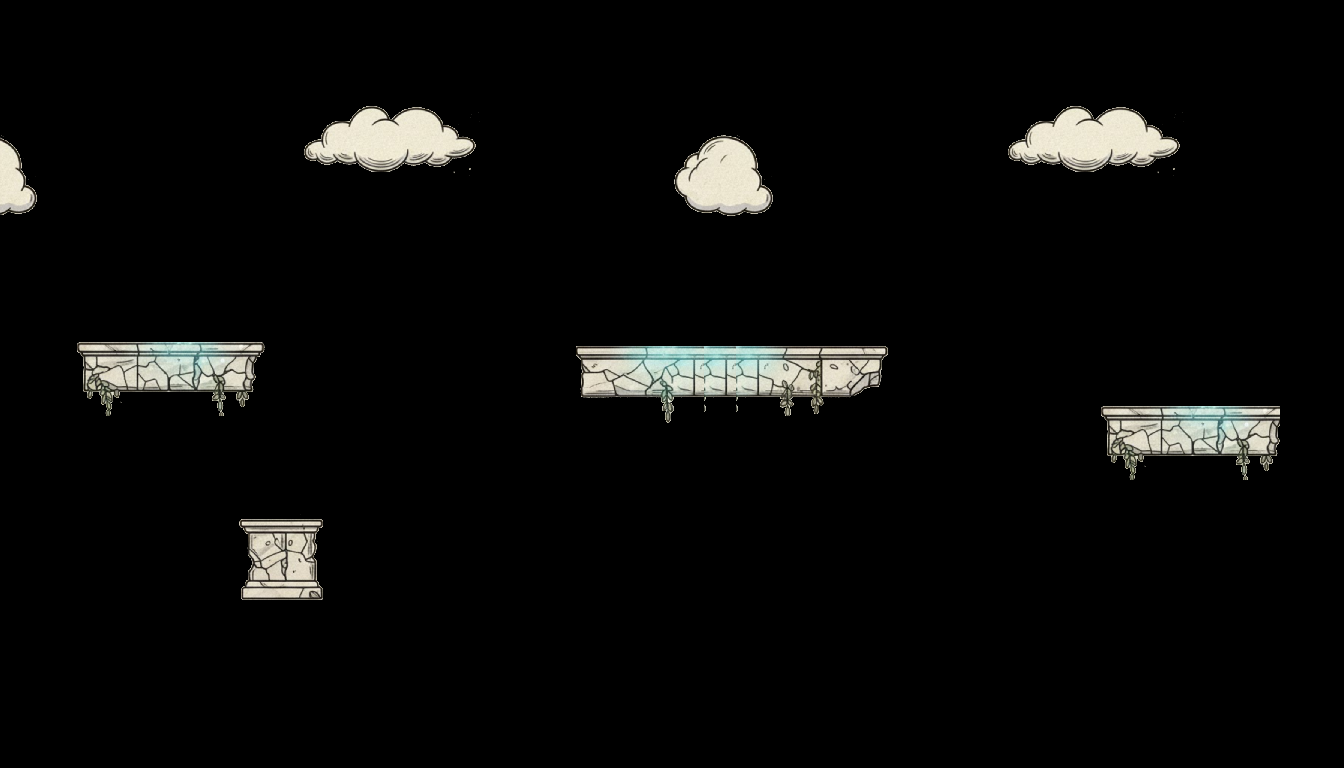

Rendered tile map (Tiled .tmx) drawn with the repository's tilesets; below, a short description and the full map source, tile grids included:
An orthogonal 42x24 tile map with 32x32 px tiles, 1 tile layer (Camada de Blocos 1).

<map version="1.10" tiledversion="1.11.2" orientation="orthogonal" renderorder="right-down" width="42" height="24" tilewidth="32" tileheight="32" infinite="0" nextlayerid="2" nextobjectid="1">
 <tileset firstgid="1" name="tileSetCeu" tilewidth="32" tileheight="32" tilecount="1008" columns="42">
  <image source="../../Sprites/Bosses/BossNayan/background/tileSetCeu.png" width="1344" height="768" />
 </tileset>
 <layer id="1" name="Camada de Blocos 1" width="42" height="24">
  <data encoding="csv">
0,0,0,0,0,0,0,0,0,0,0,0,0,0,0,0,0,0,0,0,0,0,0,0,0,0,0,0,0,0,0,0,0,0,0,0,0,0,0,0,0,0,
0,0,0,0,0,0,0,0,0,0,0,0,0,0,0,0,0,0,0,0,0,0,0,0,0,0,0,0,0,0,0,0,0,0,0,0,0,0,0,0,0,0,
0,0,0,0,0,0,0,0,0,0,0,0,0,0,0,0,0,0,0,0,0,0,0,0,0,0,0,0,0,0,0,0,0,0,0,0,0,0,0,0,0,0,
0,0,0,0,0,0,0,0,0,414,415,416,417,418,419,0,0,0,0,0,0,0,0,0,0,0,0,0,0,0,0,414,415,416,417,418,419,0,0,0,0,0,
713,714,0,0,0,0,0,0,0,456,457,458,459,460,461,0,0,0,0,0,0,711,712,713,714,0,0,0,0,0,0,456,457,458,459,460,461,0,0,0,0,0,
755,756,0,0,0,0,0,0,0,498,499,500,501,502,503,0,0,0,0,0,0,753,754,755,756,0,0,0,0,0,0,498,499,500,501,502,503,0,0,0,0,0,
797,798,0,0,0,0,0,0,0,0,0,0,0,0,0,0,0,0,0,0,0,795,796,797,798,0,0,0,0,0,0,0,0,0,0,0,0,0,0,0,0,0,
0,0,0,0,0,0,0,0,0,0,0,0,0,0,0,0,0,0,0,0,0,0,0,0,0,0,0,0,0,0,0,0,0,0,0,0,0,0,0,0,0,0,
0,0,0,0,0,0,0,0,0,0,0,0,0,0,0,0,0,0,0,0,0,0,0,0,0,0,0,0,0,0,0,0,0,0,0,0,0,0,0,0,0,0,
0,0,0,0,0,0,0,0,0,0,0,0,0,0,0,0,0,0,0,0,0,0,0,0,0,0,0,0,0,0,0,0,0,0,0,0,0,0,0,0,0,0,
0,0,253,254,255,256,257,258,259,0,0,0,0,0,0,0,0,0,421,422,423,424,424,424,425,426,427,428,0,0,0,0,0,0,0,0,0,0,0,0,0,0,
0,0,295,296,297,298,299,300,301,0,0,0,0,0,0,0,0,0,463,464,465,466,466,466,467,468,469,470,0,0,0,0,0,0,0,0,0,0,0,0,0,0,
0,0,337,338,339,340,341,342,343,0,0,0,0,0,0,0,0,0,505,506,507,508,508,508,509,510,511,512,0,0,0,0,0,0,253,254,255,256,257,258,0,0,
0,0,0,0,0,0,0,0,0,0,0,0,0,0,0,0,0,0,0,0,549,0,0,0,0,0,0,0,0,0,0,0,0,0,295,296,297,298,299,300,0,0,
0,0,0,0,0,0,0,0,0,0,0,0,0,0,0,0,0,0,0,0,0,0,0,0,0,0,0,0,0,0,0,0,0,0,337,338,339,340,341,342,0,0,
0,0,0,0,0,0,0,0,0,0,0,0,0,0,0,0,0,0,0,0,0,0,0,0,0,0,0,0,0,0,0,0,0,0,0,0,0,0,0,0,0,0,
0,0,0,0,0,0,0,715,716,717,718,0,0,0,0,0,0,0,0,0,0,0,0,0,0,0,0,0,0,0,0,0,0,0,0,0,0,0,0,0,0,0,
0,0,0,0,0,0,0,757,758,759,760,0,0,0,0,0,0,0,0,0,0,0,0,0,0,0,0,0,0,0,0,0,0,0,0,0,0,0,0,0,0,0,
0,0,0,0,0,0,0,799,800,801,802,0,0,0,0,0,0,0,0,0,0,0,0,0,0,0,0,0,0,0,0,0,0,0,0,0,0,0,0,0,0,0,
0,0,0,0,0,0,0,0,0,0,0,0,0,0,0,0,0,0,0,0,0,0,0,0,0,0,0,0,0,0,0,0,0,0,0,0,0,0,0,0,0,0,
0,0,0,0,0,0,0,0,0,0,0,0,0,0,0,0,0,0,0,0,0,0,0,0,0,0,0,0,0,0,0,0,0,0,0,0,0,0,0,0,0,0,
0,0,0,0,0,0,0,0,0,0,0,0,0,0,0,0,0,0,0,0,0,0,0,0,0,0,0,0,0,0,0,0,0,0,0,0,0,0,0,0,0,0,
0,0,0,0,0,0,0,0,0,0,0,0,0,0,0,0,0,0,0,0,0,0,0,0,0,0,0,0,0,0,0,0,0,0,0,0,0,0,0,0,0,0,
0,0,0,0,0,0,0,0,0,0,0,0,0,0,0,0,0,0,0,0,0,0,0,0,0,0,0,0,0,0,0,0,0,0,0,0,0,0,0,0,0,0
</data>
 </layer>
</map>